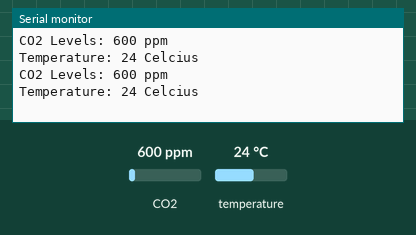
Recording of a sketch running on a simulated Arduino Uno, built with avr-gcc and run on an emulated ATmega328P. On the bench: the last lines printed to the serial monitor. The test bench sets the inputs (shaded band); at power-on: CO2 600 ppm, temperature 24 °C.

Above: at 5.8 s.
5.9 s: CO2 set to 452 ppm
At 10.8 s:
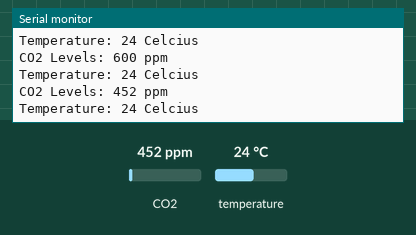
11.9 s: temperature set to 12 °C
At 16.6 s:
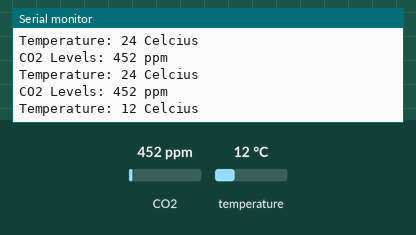
17.9 s: CO2 set to 1050 ppm
At 21.2 s:
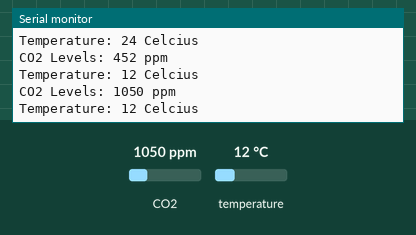
Timing chart, 0 to 22.7 s (numbered marks = the images above; inputs shaded):
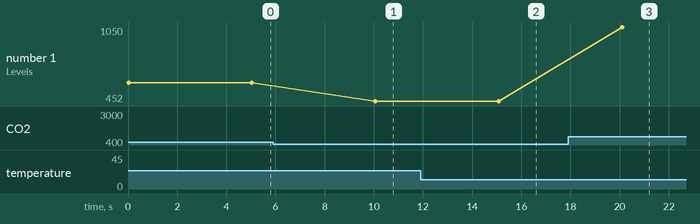

Measured:
- after the input at 5.9 s, the serial monitor: prints a new line after 4.2 s (image 1)
- after the input at 11.9 s, the serial monitor: prints a new line after 3.2 s (image 2)
- after the input at 17.9 s, the serial monitor: prints a new line after 2.2 s (image 3)
- plotted number 1: 600 → 452 after the input at 5.9 s, 452 → 1050 after the input at 17.9 s

The sketch:

MH-Z19B_Test.ino
```cpp
#include <Arduino.h>
#include "MHZ19.h"
#include <SoftwareSerial.h>

#define RXP 3
#define TXP 2

MHZ19 sensor;
SoftwareSerial mySerial(RXP, TXP);

void setup() {
  Serial.begin(9600);

  mySerial.begin(9600);
  sensor.begin(mySerial);

  sensor.autoCalibration();
}

void loop() {
  int co2 = sensor.getCO2();
  int8_t temp = sensor.getTemperature();

  Serial.print("CO2 Levels: ");
  Serial.print(co2);
  Serial.println(" ppm");

  Serial.print("Temperature: ");
  Serial.print(temp);
  Serial.println(" Celcius");

  delay(5000);
}
```
